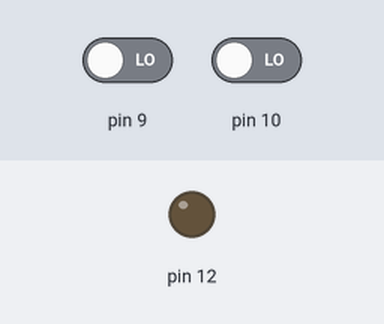
Bench run of a sketch on a simulated Arduino Uno, built with avr-gcc and run on an emulated ATmega328P. On the bench: output pins drawn as LEDs (lit = HIGH). The test bench sets the inputs (shaded band); at power-on: pin 9 LOW, pin 10 LOW.

Above: at 1.2 s.
1.3 s: pin 9 driven HIGH
At 2.0 s:
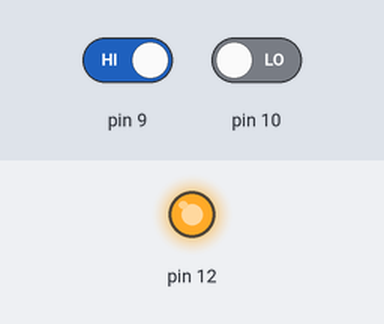
2.8 s: pin 9 driven LOW
At 3.1 s:
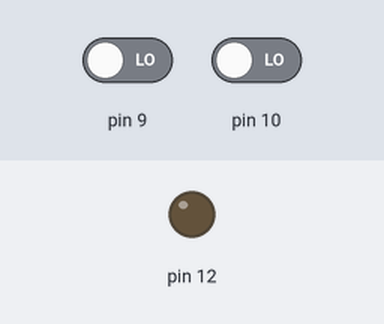
4.3 s: pin 10 driven HIGH
At 5.4 s:
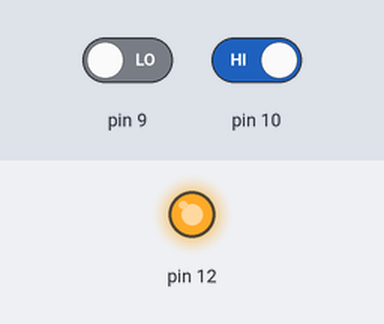
Timing chart, 0 to 7.3 s (numbered marks = the images above; inputs shaded):
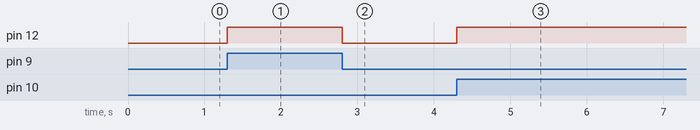

The sketch:

bool-OR.ino
```cpp
bool A;
bool B;
bool C;
void setup() {
  pinMode(12, OUTPUT);
  pinMode(10, INPUT);
  pinMode(9, INPUT);
}

void loop() {
  A = digitalRead(9);
  B = digitalRead(10);
  C = A || B;
  digitalWrite(12,C);

}
```

Measured:
- after the input at 1.3 s, pin 12: LOW → HIGH at once
- after the input at 2.8 s, pin 12: HIGH → LOW at once
- after the input at 4.3 s, pin 12: LOW → HIGH at once
